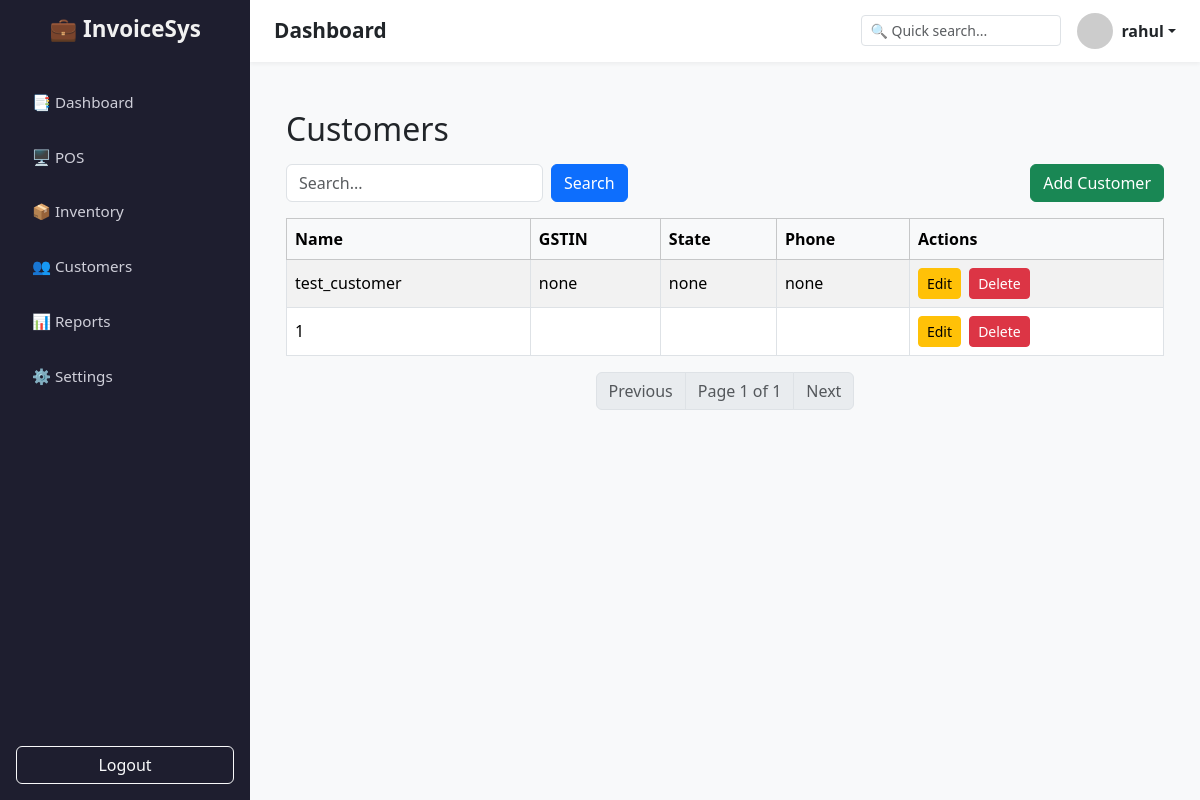
Page /customer/ (signed in) on the earlier database version.
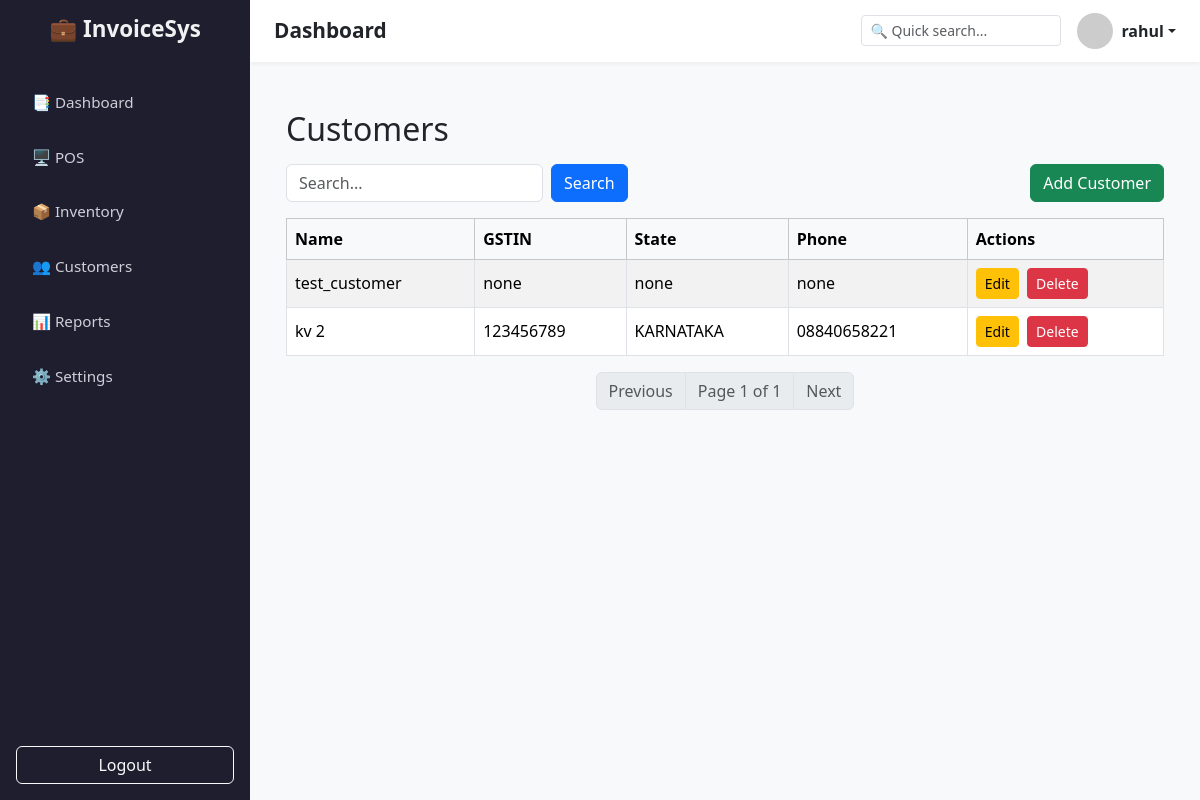
Same page on the later database version.
### invoices/models.py (models this page shows, shortened)
class Customer(models.Model):
    user = models.ForeignKey(User, on_delete=models.CASCADE, related_name='customers')
    name = models.CharField(max_length=200)
    address = models.TextField(blank=True)
    gstin = models.CharField(max_length=20, blank=True)
    state = models.CharField(max_length=100, blank=True)
    state_code = models.CharField(max_length=6, blank=True)
    phone = models.CharField(max_length=30, blank=True)
    is_active = models.BooleanField(default=True)

### customer/views.py (the view)
# urls.py: path("", views.customer_list, name="list"),
@login_required(login_url="/login")
def customer_list(request):
    q = request.GET.get("q", "").strip()
    customers = Customer.objects.filter(user=request.user, is_active=True)
    if q:
        customers = customers.filter(Q(name__icontains=q) | Q(gstin__icontains=q))
    paginator = Paginator(customers, 25)
    page = request.GET.get("page")
    customers_page = paginator.get_page(page)
    return render(request, "customer/customer_list.html", {"customers": customers_page, "q": q})

### customer/templates/customer/customer_list.html
{% extends 'base.html' %}
{% block content %}
<div class="container mt-4">
    <h2 class="mb-3">Customers</h2>
    <div class="d-flex justify-content-between mb-3">
        <form method="get" class="d-flex">
            <input type="text" name="q" class="form-control me-2" placeholder="Search..." value="{{ q }}">
            <button type="submit" class="btn btn-primary">Search</button>
        </form>
        <a href="{% url 'customer:create' %}" class="btn btn-success">Add Customer</a>
    </div>
    <div class="table-responsive">
        <table class="table table-bordered table-striped align-middle">
            <thead class="table-light">
                <tr>
                    <th>Name</th>
                    <th>GSTIN</th>
                    <th>State</th>
                    <th>Phone</th>
                    <th>Actions</th>
                </tr>
            </thead>
            <tbody>
                {% for customer in customers %}
                <tr>
                    <td>{{ customer.name }}</td>
                    <td>{{ customer.gstin }}</td>
                    <td>{{ customer.state }}</td>
                    <td>{{ customer.phone }}</td>
                    <td>
                        <a href="{% url 'customer:update' customer.pk %}" class="btn btn-sm btn-warning me-1">Edit</a>
                        <a href="{% url 'customer:delete' customer.pk %}" class="btn btn-sm btn-danger">Delete</a>
                    </td>
                </tr>
                {% empty %}
                <tr>
                    <td colspan="5" class="text-center">No customers found.</td>
                </tr>
                {% endfor %}
            </tbody>
        </table>
    </div>
    <nav aria-label="Page navigation">
        <ul class="pagination justify-content-center">
            {% if customers.has_previous %}
            <li class="page-item">
                <a class="page-link" href="?page={{ customers.previous_page_number }}&q={{ q }}">Previous</a>
            </li>
            {% else %}
            <li class="page-item disabled">
                <span class="page-link">Previous</span>
            </li>
            {% endif %}
            <li class="page-item disabled">
                <span class="page-link">Page {{ customers.number }} of {{ customers.paginator.num_pages }}</span>
            </li>
            {% if customers.has_next %}
            <li class="page-item">
                <a class="page-link" href="?page={{ customers.next_page_number }}&q={{ q }}">Next</a>
            </li>
            {% else %}
            <li class="page-item disabled">
                <span class="page-link">Next</span>
            </li>
            {% endif %}
        </ul>
    </nav>
</div>
{% endblock %}

Differences in the rows shown:
no longer on this page (row edited): Customer: name "1"
added Customer: name "kv 2", gstin "123456789", state "KARNATAKA", phone "08840658221"
